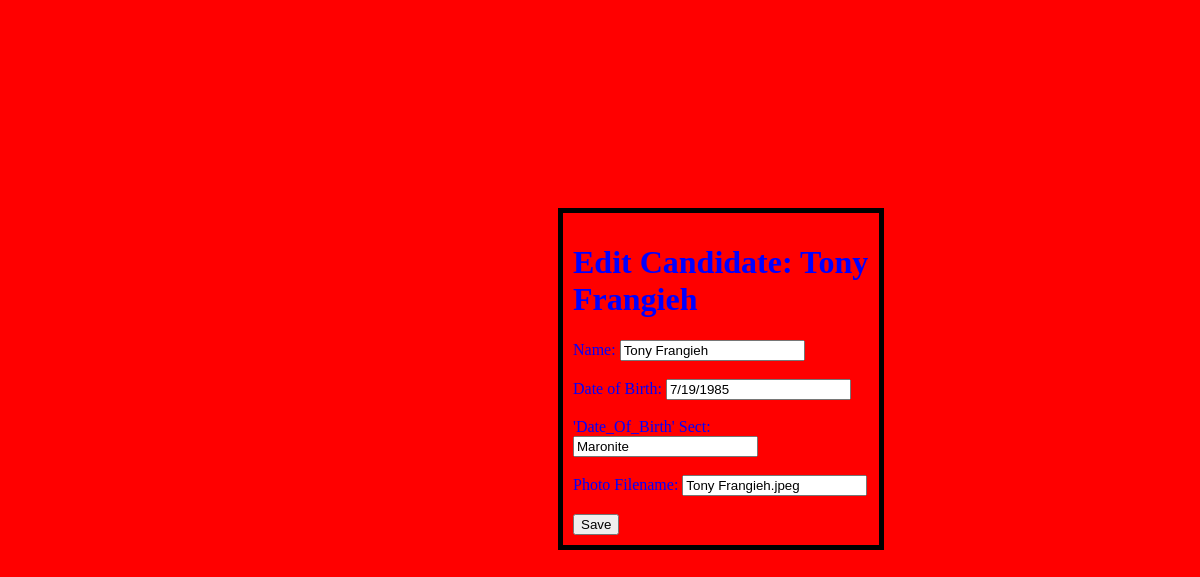
Page /Admin/candidate_edit.php?id=13 (signed in) on the committed database.
### tables this page shows
CREATE TABLE IF NOT EXISTS `candidates` (
  `candidate_id` int NOT NULL AUTO_INCREMENT,
  `candidate_name` varchar(100) NOT NULL,
  `Date_Of_Birth` varchar(20) DEFAULT NULL,
  `sect` varchar(50) DEFAULT NULL,
  `list_id` int NOT NULL,
  `photo_filename` varchar(255) DEFAULT NULL,
  PRIMARY KEY (`candidate_id`),
  KEY `fk_candidates_list` (`list_id`)
);

### Admin/candidate_edit.php (the view, shortened to what this page needs)
<?php
$candidate_id = (int)$_GET['id'];
$dbh = new database();
$pdo = $dbh->getConnection();
$stmt = $pdo->prepare("SELECT * FROM candidates WHERE candidate_id = :id");
$stmt->execute([':id' => $candidate_id]);
$candidate = $stmt->fetch(PDO::FETCH_ASSOC);
?>
<!DOCTYPE html>
<html>
<head>
    <link rel="stylesheet" href="style.css">
</head>
<body>
<div class="info">
<h1>Edit Candidate: <?php print($candidate['candidate_name']) ?></h1>
<form method="GET" action="candidate_edit.php">
    Name:
    <input name="candidate_name" value="<?php print($candidate['candidate_name']); ?>" required><br><br>
    Date of Birth:
    <input name="Date_Of_Birth" value="<?php print($candidate['Date_Of_Birth']); ?>" required><br><br>'Date_Of_Birth'
    Sect:
    <input name="sect" value="<?php print($candidate['sect']); ?>" required><br><br>
    Photo Filename:
    <input name="photo_filename" value="<?php print($candidate['photo_filename']); ?>" placeholder="example.png"><br><br>
    <button type="submit">Save</button>
</div>
</body>
</html>

### Admin/style.css (style rules this page uses)
body { color: blue; background-color: red; }
.info { border: 5px solid black; width: 25%; height:25%; position: relative; top: 200px; left: 550px; padding:10px; }

### rows in the picture
candidates: candidate_name "Tony Frangieh", Date_Of_Birth "7/19/1985", sect "Maronite", photo_filename "Tony Frangieh.jpeg"
